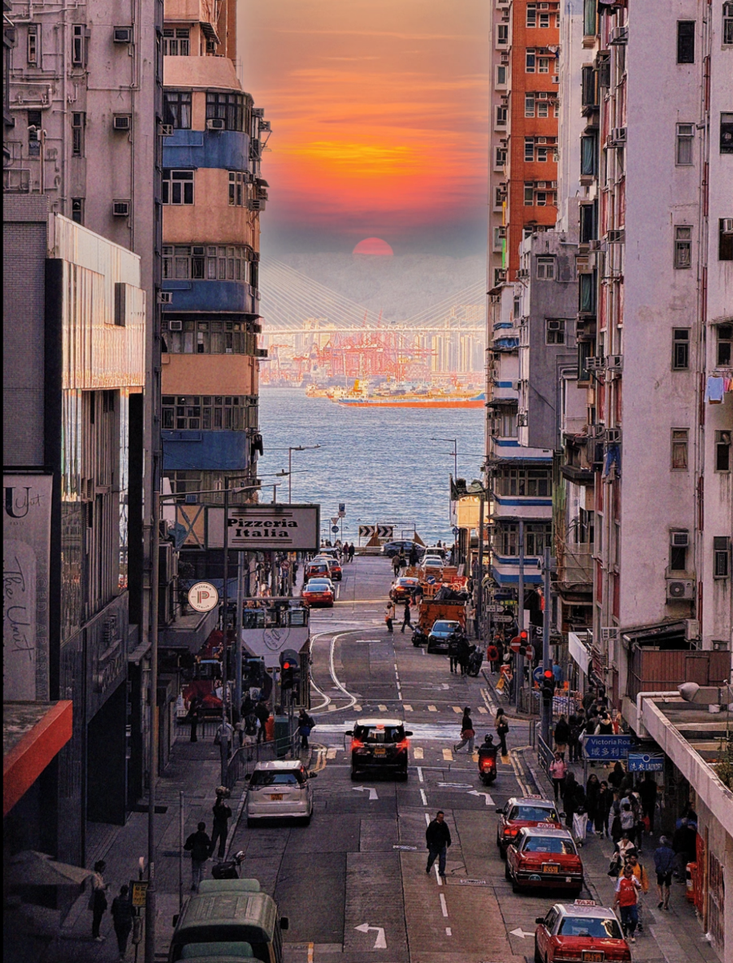
#> input picture data_process/source_imgs/RGB_img.png, 733 x 963 px, shrunk from 902 x 1186 before the run
$ python Shuffle.py
#> lines starting #> are read from the running program, lines starting #| are printed output that depends on the picture
# Processing data for the task Shuffled Patch Reordering

from PIL import Image, ImageDraw, ImageFont
import cv2
import numpy as np
import random
from PIL import Image, ImageDraw, ImageFont
import IPython
from IPython.display import Image as display_img
import os

def draw_text_with_outline(draw, position, text, font, fill, outline_fill='black', outline_width=2):
    x, y = position
    for dx in [-outline_width, 0, outline_width]:
        for dy in [-outline_width, 0, outline_width]:
            if dx == 0 and dy == 0:
                continue
            draw.text((x + dx, y + dy), text, font=font, fill=outline_fill)
    draw.text(position, text, font=font, fill=fill)

# num_vertical is the number of slices on the vertical direction (h).
# num_horizontal is the number of slices on the horizontal direction (h).
# mosaic: True if a mask is added to one patch
def split_shuffle_and_renumber(image_path, num_vertical=2, num_horizontal=2, mosaic=False, border_color=(255, 0, 0), border_thickness=2, ):
#> called with image_path = 'source_imgs/RGB_img.png', num_vertical = 2, num_horizontal = 2, mosaic = True, border_color = (255, 0, 0), border_thickness = 2
    image = cv2.imread(image_path)
#> image is the input picture: shape (963, 733, 3); mean B, G, R 88.1, 86.6, 111.3
    h, w, _ = image.shape
#> h = 963; w = 733
    patch_h, patch_w = h // num_vertical, w // num_horizontal
#> patch_h = 481; patch_w = 366

    # Split into patches
    patches = []
    for i in range(num_vertical):
        for j in range(num_horizontal):
            patch = image[i*patch_h:(i+1)*patch_h, j*patch_w:(j+1)*patch_w].copy()
            patches.append(patch)
#> after the loop, patches = 4 items

    # Shuffle patches
    original_indices = list(range(num_vertical * num_horizontal))
    shuffled_indices = original_indices.copy()
    random.shuffle(shuffled_indices)

    shuffled_patches = [patches[i] for i in shuffled_indices]
#> shuffled_patches = 4 items

    if mosaic:
        white_patch_index = random.randint(0, num_horizontal*num_vertical - 1)
        shuffled_patches[white_patch_index] = np.full_like(shuffled_patches[white_patch_index], 255)

    # Add patch id
    try:
        font = ImageFont.truetype("arial.ttf", 48)
    except:
        font = ImageFont.load_default()

    numbered_patches = []
    for new_idx, patch in enumerate(shuffled_patches):
        patch = cv2.rectangle(patch, (0, 0), (patch_w-1, patch_h-1), border_color, thickness=border_thickness)
        pil_patch = Image.fromarray(cv2.cvtColor(patch, cv2.COLOR_BGR2RGB))
        draw = ImageDraw.Draw(pil_patch)
        draw_text_with_outline(draw, (10, 10), str(new_idx), font=font, fill='white')
        patch = cv2.cvtColor(np.array(pil_patch), cv2.COLOR_RGB2BGR)
        numbered_patches.append(patch)
#> this loop made 4 passes
#> pass 1, in split_shuffle_and_renumber, `patch = cv2.rectangle(patch, (0, 0), (patch_w-1, patch_h-1), border_co..`:
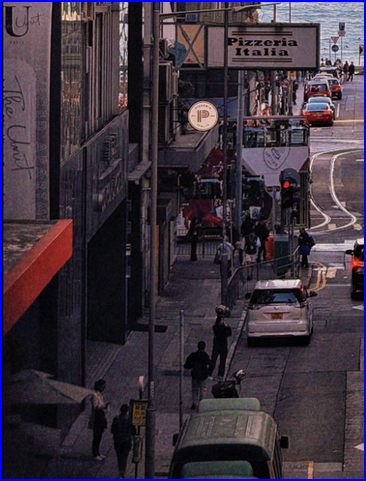
#> patch: shape (481, 366, 3); mean of channels 0, 1, 2 63.2, 51.2, 62.2; drawn as B, G, R
#> pass 1, in split_shuffle_and_renumber, `patch = cv2.cvtColor(np.array(pil_patch), cv2.COLOR_RGB2BGR)`:
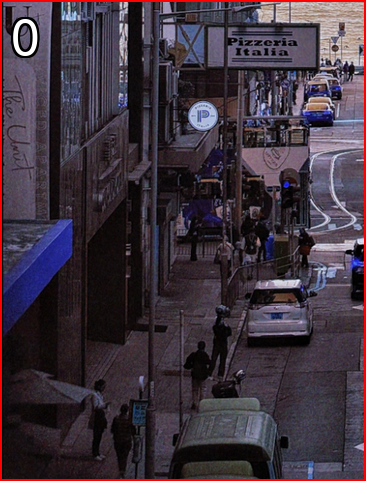
#> patch: shape (481, 366, 3); mean R, G, B 63.3, 51.3, 62.2
#> pass 2, in split_shuffle_and_renumber, `patch = cv2.rectangle(patch, (0, 0), (patch_w-1, patch_h-1), border_co..`:
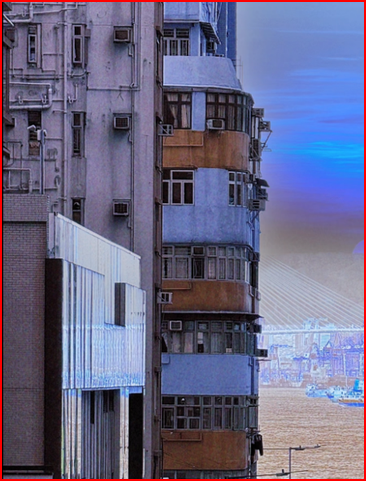
#> patch: shape (481, 366, 3); mean R, G, B 106.2, 104, 134.5
#> after the loop:
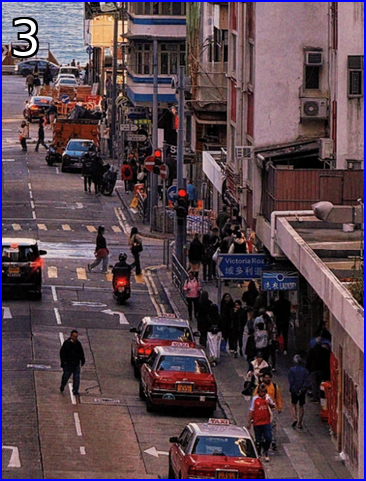
#> pil_patch: PIL image 366x481 RGB; mean R, G, B 89.7, 69.6, 77.9
#> after the loop, numbered_patches = 4 items

    # Concat into new image
    rows = []
    for i in range(num_vertical):
        row = np.hstack(numbered_patches[i*num_horizontal:(i+1)*num_horizontal])
        rows.append(row)
#> this loop made 2 passes
#> pass 1, in split_shuffle_and_renumber, `row = np.hstack(numbered_patches[i*num_horizontal:(i+1)*num_horizontal])`:
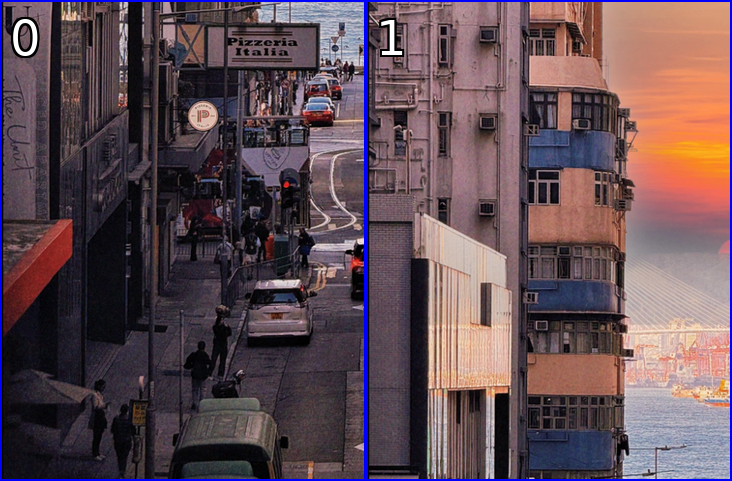
#> row: shape (481, 732, 3); mean of channels 0, 1, 2 84.8, 77.7, 98.4; drawn as B, G, R
#> pass 2, in split_shuffle_and_renumber, `row = np.hstack(numbered_patches[i*num_horizontal:(i+1)*num_horizontal])`:
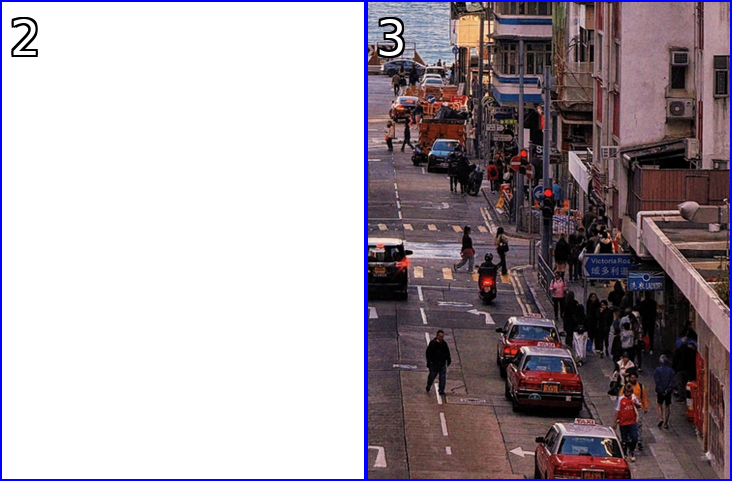
#> row: shape (481, 732, 3); mean of channels 0, 1, 2 166.2, 159.6, 169.6; drawn as B, G, R
#> after the loop, rows = 2 items
    final_image = np.vstack(rows)
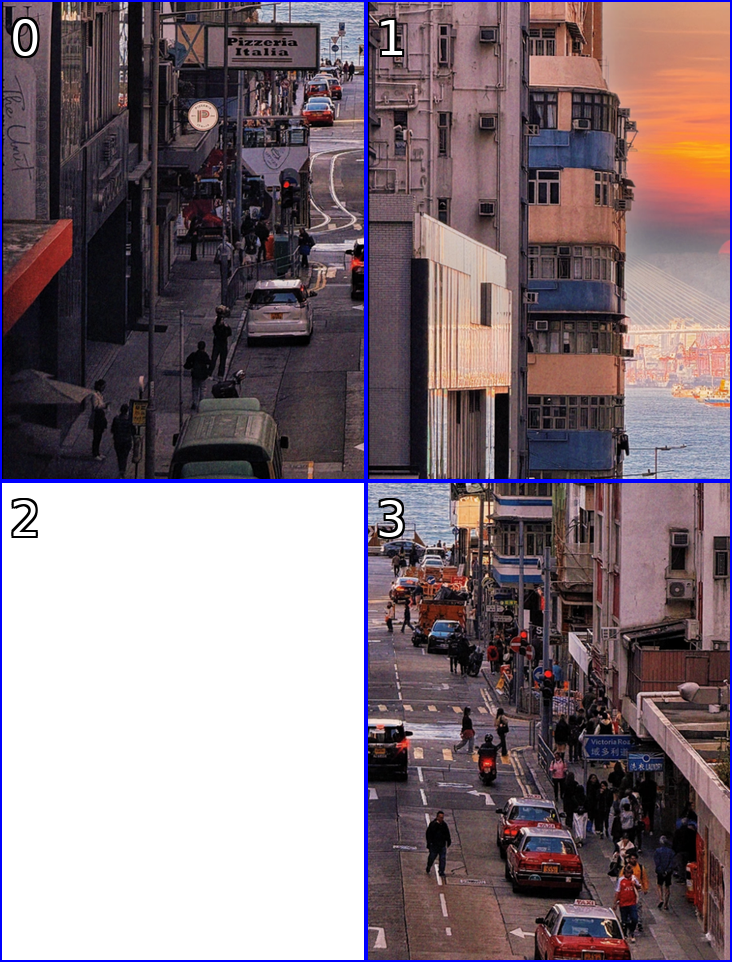
#> final_image: shape (962, 732, 3); mean of channels 0, 1, 2 125.5, 118.7, 134; drawn as B, G, R
    return final_image, np.argsort(shuffled_indices)


new_img, ids = split_shuffle_and_renumber('source_imgs/RGB_img.png', num_vertical=2, num_horizontal=2, mosaic=True)
#> ids = [1, 2, 0, 3]
cv2.imwrite(os.path.join('shuffle.jpg'), new_img)
print("Ground-truth:", ids)
#| Ground-truth: [1 2 0 3]

$ run again, with data_process/source_imgs/RGB-D_img1.jpg saved as data_process/source_imgs/RGB_img.png
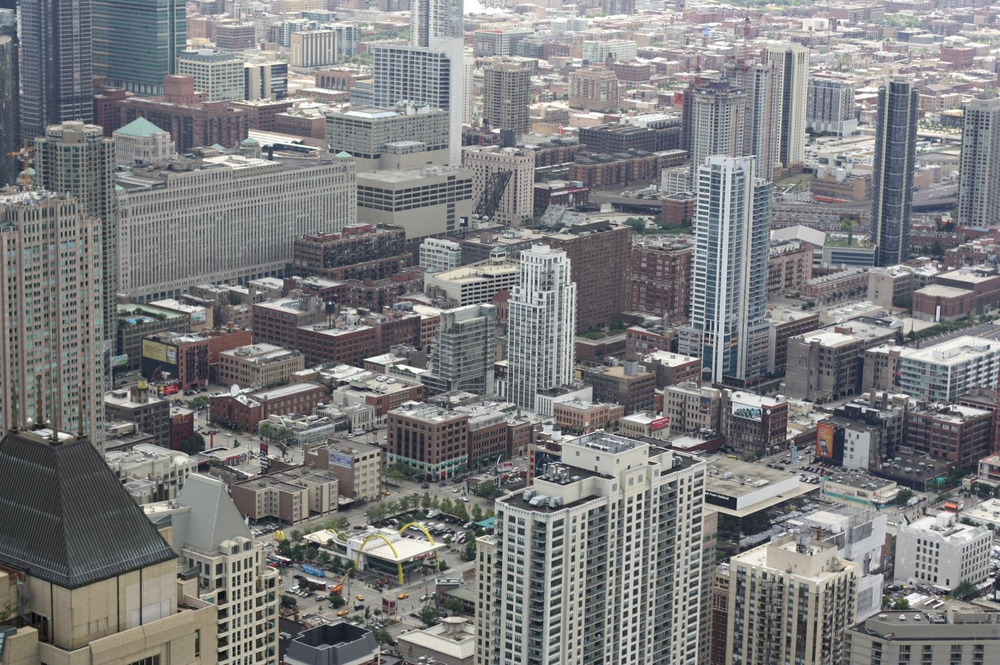
#> input picture data_process/source_imgs/RGB-D_img1.jpg, 1000 x 665 px, shrunk from 1600 x 1064 before the run
#> in split_shuffle_and_renumber, image is the input picture: shape (665, 1000, 3); mean B, G, R 126.6, 125.4, 125.1
#> after the loop in split_shuffle_and_renumber, `for i in range(num_vertical):`: patches = 4 items
#> the loop in split_shuffle_and_renumber, `for new_idx, patch in enumerate(shuffled_patches):` made 4 passes
#> after the loop in split_shuffle_and_renumber, `for new_idx, patch in enumerate(shuffled_patches):`:
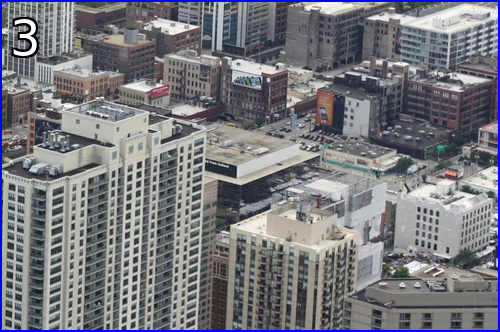
#> pil_patch: PIL image 500x332 RGB; mean R, G, B 120.3, 120.7, 126.6
#> after the loop in split_shuffle_and_renumber, `for i in range(num_vertical):`: rows = 2 items
#> in split_shuffle_and_renumber, `final_image = np.vstack(rows)`:
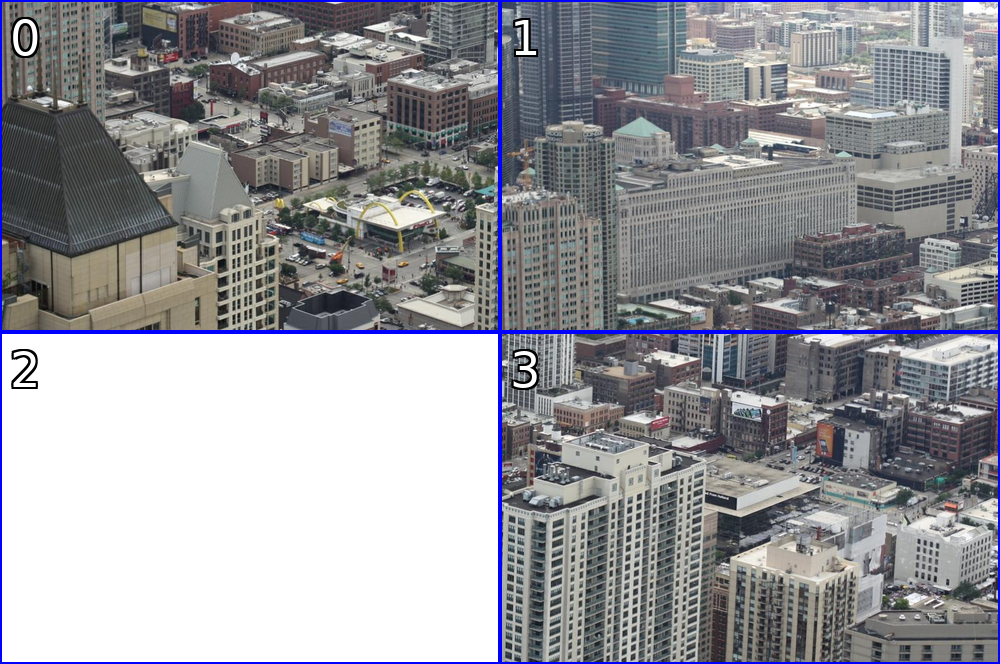
#> final_image: shape (664, 1000, 3); mean of channels 0, 1, 2 155.8, 150.7, 150.4; drawn as B, G, R
#> ids = [1, 2, 0, 3]
#| Ground-truth: [1 2 0 3]
